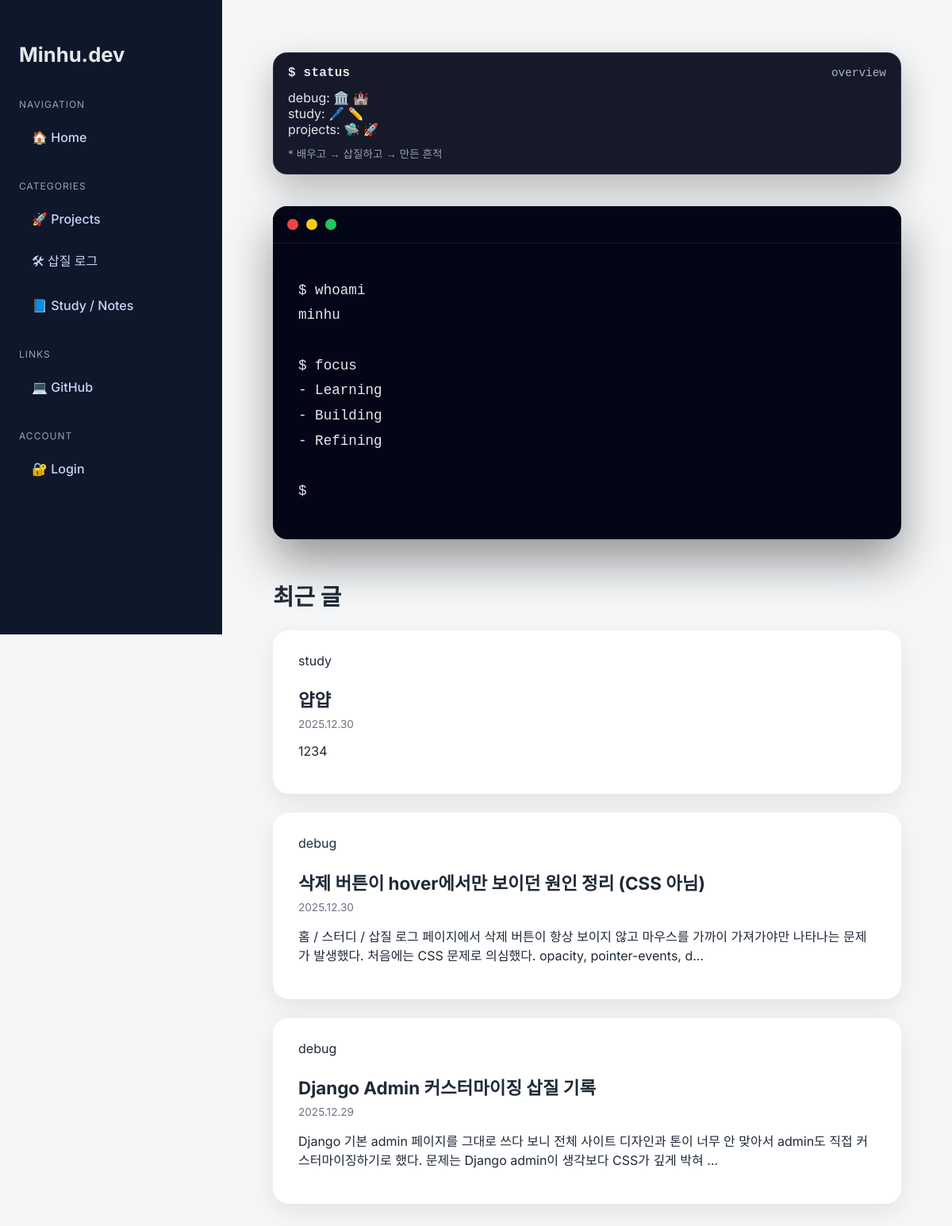
The page / on the database its author committed.
### blog/models.py (models this page shows, shortened)
class Post(models.Model):
    CATEGORY_CHOICES = [
        ("debug", "삽질 로그"),
        ("study", "Study"),
        ("project", "Projects"),
    ]
    title = models.CharField(max_length=200)
    content = models.TextField()
    category = models.CharField(
        max_length=20,
        choices=CATEGORY_CHOICES,
        default="study"
    )
    created_at = models.DateTimeField(default=timezone.now)

### blog/views.py (the view)
# urls.py: path("", blog_views.home, name="home"),
def home(request):
    debug_count = Post.objects.filter(category="debug").count()
    study_count = Post.objects.filter(category="study").count()
    project_count = Project.objects.count()
    posts = Post.objects.order_by("-created_at")[:3]
    return render(request, "blog/home.html", {
        "debug_count": debug_count,
        "study_count": study_count,
        "project_count": project_count,
        "posts": posts,
    })

### blog/templates/blog/home.html (shortened to what this page needs)
{% extends "base.html" %}
{% block content %}
<div class="sandcastle-card mb-4">
  <div class="sandcastle-head">
    <div class="sandcastle-title">$ status</div>
    <div class="sandcastle-meta">overview</div>
  </div>
  <div class="terminal-lines">
    <div>
      debug:
      {% for _ in ""|ljust:debug_count %}
        {% if forloop.counter0|divisibleby:20 %}🏛️
        {% elif forloop.counter0|divisibleby:10 %}🏯
        {% else %}🏰
        {% endif %}
      {% endfor %}
    </div>
    <div>
      study:
      {% for _ in ""|ljust:study_count %}
        {% if forloop.counter0|divisibleby:20 %}🖊️
        {% elif forloop.counter0|divisibleby:10 %}✒️
        {% else %}✏️
        {% endif %}
      {% endfor %}
    </div>
    <div>
      projects:
      {% for _ in ""|ljust:project_count %}
        {% if forloop.counter0|divisibleby:20 %}🛸
        {% elif forloop.counter0|divisibleby:10 %}🛰️
        {% else %}🚀
        {% endif %}
      {% endfor %}
    </div>
  </div>
  <div class="sandcastle-hint">
    * 배우고 → 삽질하고 → 만든 흔적
  </div>
</div>
<section class="terminal-hero mb-4">
  <div class="terminal">
    <div class="terminal-header">
      <span class="dot red"></span>
      <span class="dot yellow"></span>
      <span class="dot green"></span>
    </div>
    <pre id="terminal-output"></pre>
  </div>
</section>
<h2 class="mb-3">최근 글</h2>
<div class="grid">
  {% for post in posts %}
    <div class="card">
      <span class="badge">{{ post.category }}</span>
      <h3>{{ post.title }}</h3>
      <div class="meta">{{ post.created_at|date:"Y.m.d" }}</div>
      <p>{{ post.content|truncatechars:120 }}</p>
    </div>
  {% endfor %}
</div>
{% endblock %}

### templates/base.html (style rules this page uses)
* { box-sizing: border-box; }
body { margin: 0; font-family: 'Inter', sans-serif; background-color: #f4f6f8; color: #1f2937; }
.card { background-color: #ffffff; border-radius: 20px; padding: 28px 32px; box-shadow: 0 10px 30px rgba(0,0,0,0.08); transition: transform 0.25s ease, box-shadow 0.25s ease; }
h2 { font-size: 1.8rem; margin-bottom: 24px; }
h3 { font-size: 1.4rem; margin-bottom: 8px; }
.meta { font-size: 0.85rem; color: #6b7280; margin-bottom: 14px; }
.terminal-hero { height: 65vh; display: flex; align-items: center; justify-content: center; margin-bottom: 60px; }
.terminal { width: 100%; max-width: 920px; min-height: 420px; background: #020617; border-radius: 18px; box-shadow: 0 28px 60px rgba(0,0,0,0.4); overflow: hidden; font-family: 'JetBrains Mono', monospace; }
.terminal-header { background: #020617; padding: 16px 18px; display: flex; gap: 10px; border-bottom: 1px solid rgba(255,255,255,0.08); }
.dot { width: 14px; height: 14px; border-radius: 50%; }
.red { background: #ef4444; }
.yellow { background: #facc15; }
.green { background: #22c55e; }
#terminal-output { padding: 32px 36px; color: #e5e7eb; font-size: 1.1rem; line-height: 1.8; white-space: pre-wrap; }
.grid { display: grid; gap: 24px; }
.sandcastle-card { margin-top: 18px; margin-bottom: 40px; padding: 16px 18px; border-radius: 18px; background: rgba(2, 6, 23, 0.92); border: 1px solid rgba(148,163,184,0.18); box-shadow: 0 18px 45px rgba(0,0,0,0.25); color: #e5e7eb; }
.sandcastle-head { display:flex; align-items: baseline; justify-content: space-between; gap: 14px; margin-bottom: 12px; }
.sandcastle-title { font-family: ui-monospace, SFMono-Regular, Menlo, Monaco, Consolas, "Liberation Mono", monospace; font-weight: 700; letter-spacing: 0.2px; }
.sandcastle-meta { font-family: ui-monospace, SFMono-Regular, Menlo, Monaco, Consolas, "Liberation Mono", monospace; font-size: 0.9rem; color: rgba(226,232,240,0.75); }
.sandcastle-hint { margin-top: 10px; font-size: 0.85rem; color: rgba(226,232,240,0.65); }
.terminal-hero { height: auto; min-height: 420px; margin-bottom: 50px; }
#terminal-output { padding: 26px 32px; }

### rows shown on the page
Post: category "study", title "얍얍", created_at "2025.12.30", content "1234"
Post: category "debug", title "삭제 버튼이 hover에서만 보이던 원인 정리 (CSS 아님)", created_at "2025.12.30", content "홈 / 스터디 / 삽질 로그 페이지에서 삭제 버튼이 항상 보이지 않고 마우스를 가까이 가져가야만 나타나는 문제가 발생했다. 처음에는 CSS 문제로 의심했다. opacity, pointer-events, d…"
Post: category "debug", title "Django Admin 커스터마이징 삽질 기록", created_at "2025.12.29", content "Django 기본 admin 페이지를 그대로 쓰다 보니 전체 사이트 디자인과 톤이 너무 안 맞아서 admin도 직접 커스터마이징하기로 했다. 문제는 Django admin이 생각보다 CSS가 깊게 박혀 …"
